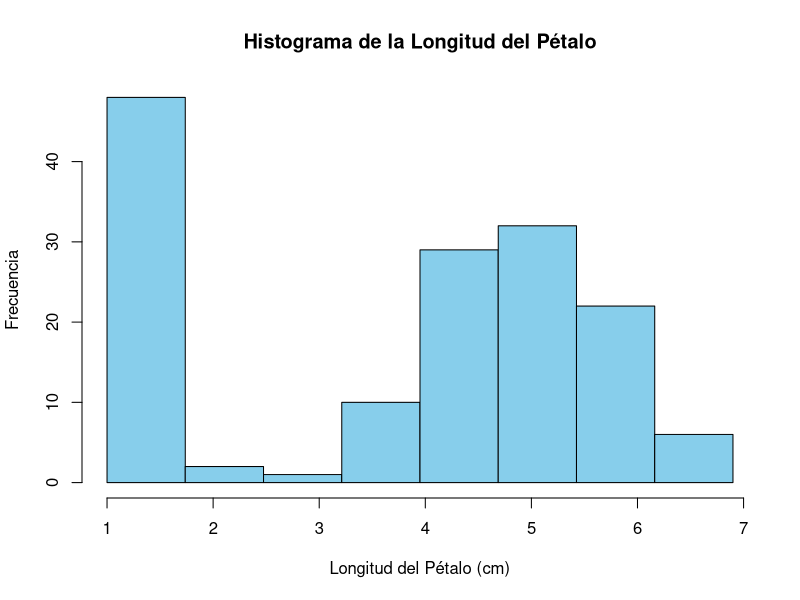
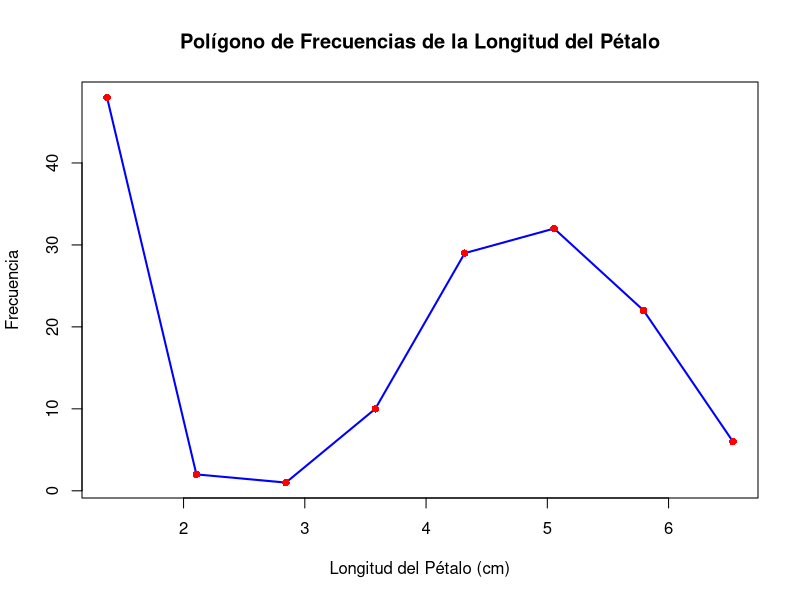
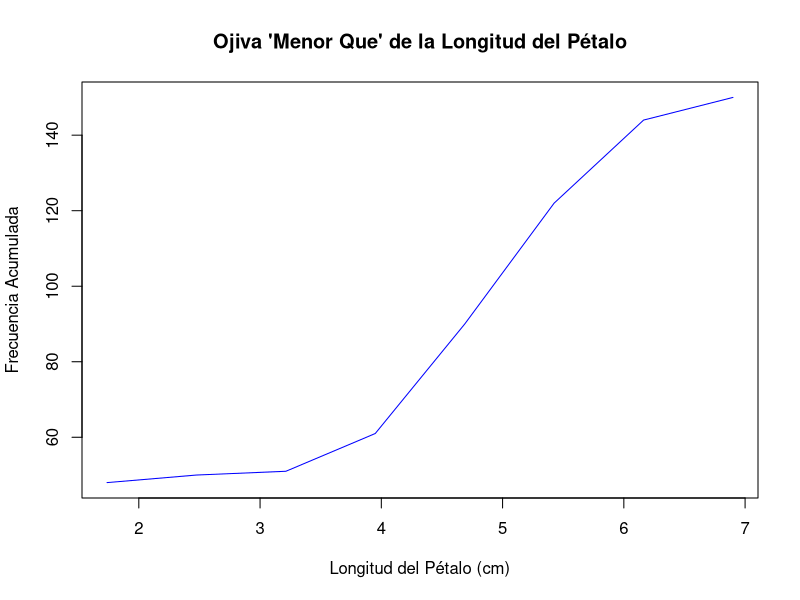
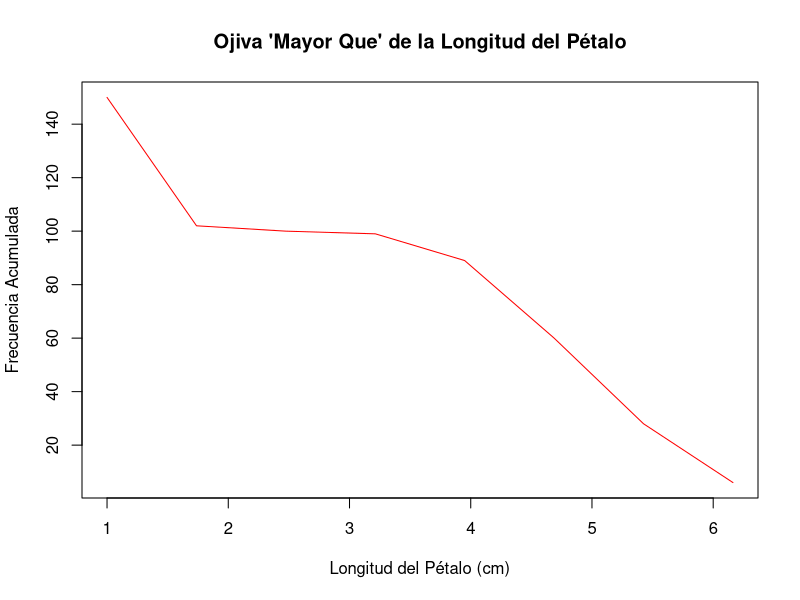
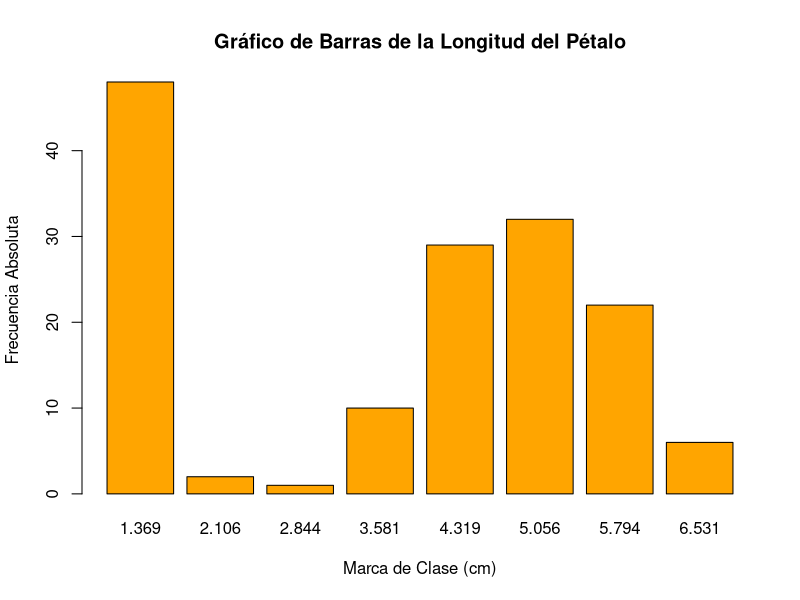

Recreate these plots in R, in order.
## ---- chunk 1
# Instalación y carga de paquetes necesarios
## Para manipulación y visualización de datos
if (!require(tidyverse)) install.packages("tidyverse")
## Para exportar archivos en excel
if (!require(writexl)) install.packages("writexl")
## Para importar archivos en excel
if (!require(readxl)) install.packages("readxl")

## ---- chunk 2
# Cargar el dataset iris
data(iris)

# Extraer la variable longitud de pétalo
longitud_petalo <- iris$Petal.Length

## ---- chunk 3
# Función para calcular parámetros de agrupamiento
calcular_parametros_agrupamiento <- function(datos) {
  n <- length(datos)
  x_min <- min(datos)
  x_max <- max(datos)
  rango <- x_max - x_min
  
  # Regla de Sturges para número de clases
  k <- round(1 + 3.322 * log10(n))
  
  # Amplitud de clase
  amplitud <- rango / k
  
  return(list(
    n = n,
    x_min = x_min,
    x_max = x_max,
    rango = rango,
    k = k,
    amplitud = amplitud
  ))
}



## ---- chunk 4
# Aplicar función
parametros <- calcular_parametros_agrupamiento(longitud_petalo)
# Visualizar el resultado
parametros
## ---- chunk 5
# Función corregida para construir tabla de frecuencias
construir_tabla_frecuencias <- function(datos, parametros) {
  
  # Crear breaks (puntos de corte) para las clases
  # Esto garantiza exactamente k clases
  breaks <- seq(parametros$x_min, parametros$x_max, length.out = parametros$k + 1)
  
  # Crear límites de clase a partir de los breaks
  limite_inferior <- breaks[-length(breaks)]  # Todos excepto el último
  limite_superior <- breaks[-1]               # Todos excepto el primero
  
  # Calcular marcas de clase
  marca_clase <- (limite_inferior + limite_superior) / 2
  
  # Calcular frecuencias absolutas usando cut()
  intervalos <- cut(datos, 
                    breaks = breaks,
                    include.lowest = TRUE,
                    right = FALSE,
                    labels = FALSE)  # Usar números en lugar de etiquetas
  
  # Contar frecuencias por clase
  frecuencia_absoluta <- as.numeric(table(factor(intervalos, levels = 1:parametros$k)))
  
  # Reemplazar NA por 0 si alguna clase queda vacía
  frecuencia_absoluta[is.na(frecuencia_absoluta)] <- 0
  
  # Calcular frecuencias derivadas
  frecuencia_relativa <- frecuencia_absoluta / parametros$n
  frecuencia_acumulada <- cumsum(frecuencia_absoluta)
  fi_xi <- frecuencia_absoluta * marca_clase
  fi_xi2 <- frecuencia_absoluta * (marca_clase^2)
  
  # Crear tabla
  tabla <- data.frame(
    Clase = 1:parametros$k,
    Limite_Inferior = round(limite_inferior, 3),
    Limite_Superior = round(limite_superior, 3),
    Marca_Clase = round(marca_clase, 3),
    Frecuencia_Absoluta = frecuencia_absoluta,
    Frecuencia_Relativa = round(frecuencia_relativa, 4),
    Frecuencia_Acumulada = frecuencia_acumulada,
    fi_xi = round(fi_xi, 3),
    fi_xi2 = round(fi_xi2, 3)
  )
  
  return(tabla)
}


## ---- chunk 6
# Construir tabla de frecuencias
tabla_freq <- construir_tabla_frecuencias(longitud_petalo, parametros)

# Mostrar tabla
tabla_freq
## ---- chunk 7
# Función para calcular medidas de tendencia central
calcular_tendencia_central <- function(tabla, parametros) {
  # Media aritmética
  media <- sum(tabla$fi_xi) / parametros$n
  
  # Mediana
  n <- parametros$n
  posicion_mediana <- n / 2
  clase_mediana <- which(tabla$Frecuencia_Acumulada >= posicion_mediana)[1]
  L <- tabla$Limite_Inferior[clase_mediana]
  F_anterior <- ifelse(clase_mediana == 1, 0, tabla$Frecuencia_Acumulada[clase_mediana - 1])
  f_m <- tabla$Frecuencia_Absoluta[clase_mediana]
  A <- tabla$Limite_Superior[clase_mediana] - tabla$Limite_Inferior[clase_mediana]
  mediana <- L + ((posicion_mediana - F_anterior) / f_m) * A
  
  # Moda
  clase_modal <- which.max(tabla$Frecuencia_Absoluta)
  fa_ant <- ifelse(clase_modal == 1, 0, tabla$Frecuencia_Absoluta[clase_modal - 1])
  fa_sig <- ifelse(clase_modal == parametros$k, 0, tabla$Frecuencia_Absoluta[clase_modal + 1])
  d1 <- tabla$Frecuencia_Absoluta[clase_modal] - fa_ant
  d2 <- tabla$Frecuencia_Absoluta[clase_modal] - fa_sig
  if ((d1 + d2) == 0) {
    moda <- NA
  } else {
    moda <- tabla$Limite_Inferior[clase_modal] + (d1 / (d1 + d2)) * A
  }
  
  return(list(media = media, mediana = mediana, moda = moda))
}
## ---- chunk 8
# Calcular medidas
tendencia <- calcular_tendencia_central(tabla_freq, parametros)

# Mostrar resultados 
tendencia
## ---- chunk 9
# Función para calcular medidas de dispersión
calcular_dispersion <- function(tabla, parametros, media) {
  # Rango aproximado
  rango_aprox <- tabla$Limite_Superior[parametros$k] - 
    tabla$Limite_Inferior[1]
  
  # Varianza
  varianza <- (sum(tabla$fi_xi2) - (sum(tabla$fi_xi)^2 / parametros$n)) / 
    (parametros$n - 1)
  
  # Desviación estándar
  desviacion_std <- sqrt(varianza)
  
  # Coeficiente de variación
  cv <- (desviacion_std / media) * 100
  
  return(list(
    rango = rango_aprox,
    varianza = varianza,
    desviacion_std = desviacion_std,
    cv = cv
  ))
}

## ---- chunk 10
# Calcular medidas de dispersión
dispersion <- calcular_dispersion(tabla_freq, parametros, tendencia$media)

# Mostrar los resultados
dispersion
## ---- chunk 11
# Función para calcular cuartiles y percentiles
calcular_posicion_relativa <- function(tabla,
                                       parametros, posicion, 
                                       tipo = "cuartil") {
  if (tipo == "cuartil") {
    pos_valor <- posicion * parametros$n / 4
  } else if (tipo == "percentil") {
    pos_valor <- posicion * parametros$n / 100
  }
  
  clase_objetivo <- which(tabla$Frecuencia_Acumulada >= pos_valor)[1]
  fa_anterior <- ifelse(clase_objetivo == 1, 0, 
                        tabla$Frecuencia_Acumulada[clase_objetivo - 1])
  
  valor <- tabla$Limite_Inferior[clase_objetivo] + 
    ((pos_valor - fa_anterior) / 
       tabla$Frecuencia_Absoluta[clase_objetivo]) * parametros$amplitud
  
  return(valor)
}



## ---- chunk 12
# Calcular Q1 y P80
Q1 <- calcular_posicion_relativa(tabla_freq, parametros, 1, "cuartil");Q1
P80 <- calcular_posicion_relativa(tabla_freq, parametros, 80, "percentil");P80


## ---- chunk 13
hist(longitud_petalo, 
     breaks = seq(min(longitud_petalo), 
                  max(longitud_petalo), 
                  length.out = parametros$k + 1),
     main = "Histograma de la Longitud del Pétalo",
     xlab = "Longitud del Pétalo (cm)",
     ylab = "Frecuencia",
     col = "skyblue",
     border = "black")
## ---- chunk 14

# Crear el polígono de frecuencias
plot(tabla_freq$Marca_Clase,
     tabla_freq$Frecuencia_Absoluta, 
     type = "l",  # "l" para líneas
     main = "Polígono de Frecuencias de la Longitud del Pétalo",
     xlab = "Longitud del Pétalo (cm)",
     ylab = "Frecuencia",
     col = "blue",
     lwd = 2)  # Grosor de la línea

# Agregar puntos en las marcas de clase
points(tabla_freq$Marca_Clase,
       tabla_freq$Frecuencia_Absoluta, 
       col = "red", pch = 16)  
# pch = 16 para círculos rellenos
## ---- chunk 15
# Ojiva "Menor Que"
plot(tabla_freq$Limite_Superior, tabla_freq$Frecuencia_Acumulada, 
     type = "l",
     main = "Ojiva 'Menor Que' de la Longitud del Pétalo",
     xlab = "Longitud del Pétalo (cm)",
     ylab = "Frecuencia Acumulada",
     col = "blue")

# Ojiva "Mayor Que"
frecuencia_acumulada_mayor_que <- rev(cumsum(rev(tabla_freq$Frecuencia_Absoluta)))
plot(tabla_freq$Limite_Inferior, frecuencia_acumulada_mayor_que,
     type = "l",
     main = "Ojiva 'Mayor Que' de la Longitud del Pétalo",
     xlab = "Longitud del Pétalo (cm)",
     ylab = "Frecuencia Acumulada",
     col = "red")

## ---- chunk 16
barplot(tabla_freq$Frecuencia_Absoluta,
        names.arg = tabla_freq$Marca_Clase,
        main = "Gráfico de Barras de la Longitud del Pétalo",
        xlab = "Marca de Clase (cm)",
        ylab = "Frecuencia Absoluta",
        col = "orange",
        border = "black")
## ---- chunk 17
#Importar tabla de frecuencias
tabla<-read_excel("tabla_frecuencias.xlsx")

## ---- chunk 18
# Funcion personalizada para calcular los parametros
calcular_parametros_desde_tabla <- function(tabla) {
  n <- sum(tabla$Frecuencia_Absoluta)
  x_min <- min(tabla$Limite_Inferior)
  x_max <- max(tabla$Limite_Superior)
  rango <- x_max - x_min
  k <- nrow(tabla)
  amplitud <- (tabla$Limite_Superior[1] - tabla$Limite_Inferior[1])

  return(list(
    n = n,
    x_min = x_min,
    x_max = x_max,
    rango = rango,
    k = k,
    amplitud = amplitud
  ))
}
## ---- chunk 19
# Estimar los parametros de agrupacion a partir de la tabla de frecuencias
parametros_tabla <- calcular_parametros_desde_tabla(tabla)

## ---- chunk 20
    # Calcular medidas
    tendencia_tabla <- calcular_tendencia_central(tabla, parametros_tabla)

    # Mostrar resultados 
    tendencia_tabla
## ---- chunk 21
    # Calcular medidas de dispersión
    dispersion_tabla <- calcular_dispersion(tabla, 
                                            parametros_tabla, 
                                            tendencia_tabla$media)

    # Mostrar los resultados
    dispersion_tabla
## ---- chunk 22
    # Calcular Q1 y P80
    Q1_tabla <- calcular_posicion_relativa(tabla, parametros_tabla,
                                           1, "cuartil");Q1_tabla
    P80_tabla <- calcular_posicion_relativa(tabla, parametros_tabla,
                                            80, "percentil");P80_tabla
